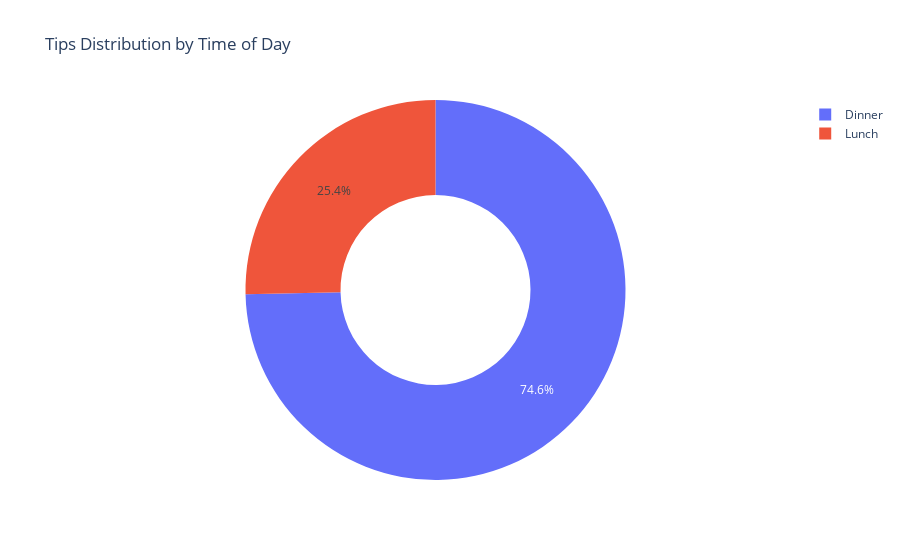

This figure's notebook cell:
### Code cell
figure = px.pie(df, 
                 values='tip', 
                 names='time', 
                 hole=0.5, 
                 title="Tips Distribution by Time of Day")

figure.show()

### Figure 1 — Plotly figure (JSON) as saved in the notebook; plotly's stock layout.template omitted (floating-point values rounded to 4 significant figures; data arrays with more than 128 entries replaced by an {"elided": "..."} marker saying what was removed)
{"data": [{"domain": {"x": [0, 1], "y": [0, 1]}, "hole": 0.5, "hovertemplate": "time=%{label}<br>tip=%{value}<extra></extra>", "labels": {"elided": "244 str values"}, "legendgroup": "", "name": "", "showlegend": true, "type": "pie", "values": {"elided": "244 float values"}}], "layout": {"legend": {"tracegroupgap": 0}, "title": {"text": "Tips Distribution by Time of Day"}}}
